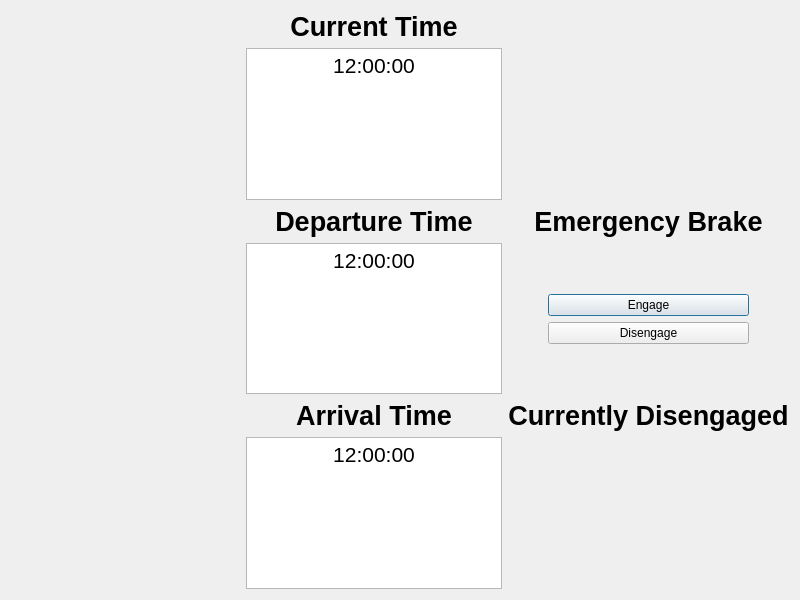
<?xml version="1.0" encoding="UTF-8"?>
<ui version="4.0">
 <class>Pasenger_UI</class>
 <widget class="QDialog" name="Pasenger_UI">
  <property name="geometry">
   <rect>
    <x>0</x>
    <y>0</y>
    <width>800</width>
    <height>600</height>
   </rect>
  </property>
  <property name="windowTitle">
   <string>Dialog</string>
  </property>
  <layout class="QGridLayout" name="gridLayout_2">
   <item row="0" column="0">
    <layout class="QGridLayout" name="gridLayout">
     <item row="1" column="2">
      <spacer name="horizontalSpacer_7">
       <property name="orientation">
        <enum>Qt::Horizontal</enum>
       </property>
       <property name="sizeHint" stdset="0">
        <size>
         <width>40</width>
         <height>20</height>
        </size>
       </property>
      </spacer>
     </item>
     <item row="0" column="1">
      <widget class="QLabel" name="currentTime_label">
       <property name="font">
        <font>
         <family>Arial</family>
         <pointsize>20</pointsize>
         <weight>75</weight>
         <bold>true</bold>
        </font>
       </property>
       <property name="text">
        <string>Current Time</string>
       </property>
       <property name="textFormat">
        <enum>Qt::RichText</enum>
       </property>
       <property name="scaledContents">
        <bool>false</bool>
       </property>
       <property name="alignment">
        <set>Qt::AlignCenter</set>
       </property>
      </widget>
     </item>
     <item row="5" column="2">
      <layout class="QGridLayout" name="emergencyBrake_grid">
       <item row="0" column="1">
        <spacer name="verticalSpacer">
         <property name="orientation">
          <enum>Qt::Vertical</enum>
         </property>
         <property name="sizeType">
          <enum>QSizePolicy::Expanding</enum>
         </property>
         <property name="sizeHint" stdset="0">
          <size>
           <width>20</width>
           <height>40</height>
          </size>
         </property>
        </spacer>
       </item>
       <item row="1" column="1">
        <widget class="QPushButton" name="engage_emergencyBrake_button">
         <property name="text">
          <string>Engage</string>
         </property>
        </widget>
       </item>
       <item row="3" column="1">
        <spacer name="verticalSpacer_2">
         <property name="orientation">
          <enum>Qt::Vertical</enum>
         </property>
         <property name="sizeHint" stdset="0">
          <size>
           <width>20</width>
           <height>40</height>
          </size>
         </property>
        </spacer>
       </item>
       <item row="1" column="0">
        <spacer name="horizontalSpacer">
         <property name="orientation">
          <enum>Qt::Horizontal</enum>
         </property>
         <property name="sizeType">
          <enum>QSizePolicy::Preferred</enum>
         </property>
         <property name="sizeHint" stdset="0">
          <size>
           <width>40</width>
           <height>20</height>
          </size>
         </property>
        </spacer>
       </item>
       <item row="2" column="1">
        <widget class="QPushButton" name="disengage_emergencyBrake_button">
         <property name="text">
          <string>Disengage</string>
         </property>
        </widget>
       </item>
       <item row="2" column="2">
        <spacer name="horizontalSpacer_2">
         <property name="orientation">
          <enum>Qt::Horizontal</enum>
         </property>
         <property name="sizeType">
          <enum>QSizePolicy::Preferred</enum>
         </property>
         <property name="sizeHint" stdset="0">
          <size>
           <width>40</width>
           <height>20</height>
          </size>
         </property>
        </spacer>
       </item>
      </layout>
     </item>
     <item row="8" column="2">
      <widget class="QLabel" name="emergencyBrake_status_label">
       <property name="font">
        <font>
         <family>Arial</family>
         <pointsize>20</pointsize>
         <weight>75</weight>
         <bold>true</bold>
        </font>
       </property>
       <property name="text">
        <string>Currently Disengaged</string>
       </property>
       <property name="textFormat">
        <enum>Qt::RichText</enum>
       </property>
       <property name="scaledContents">
        <bool>false</bool>
       </property>
       <property name="alignment">
        <set>Qt::AlignCenter</set>
       </property>
      </widget>
     </item>
     <item row="9" column="1">
      <widget class="QTextBrowser" name="arrivalTime_text">
       <property name="font">
        <font>
         <family>Arial</family>
         <pointsize>28</pointsize>
        </font>
       </property>
       <property name="verticalScrollBarPolicy">
        <enum>Qt::ScrollBarAlwaysOff</enum>
       </property>
       <property name="horizontalScrollBarPolicy">
        <enum>Qt::ScrollBarAlwaysOff</enum>
       </property>
       <property name="html">
        <string>&lt;!DOCTYPE HTML PUBLIC &quot;-//W3C//DTD HTML 4.0//EN&quot; &quot;http://www.w3.org/TR/REC-html40/strict.dtd&quot;&gt;
&lt;html&gt;&lt;head&gt;&lt;meta name=&quot;qrichtext&quot; content=&quot;1&quot; /&gt;&lt;style type=&quot;text/css&quot;&gt;
p, li { white-space: pre-wrap; }
&lt;/style&gt;&lt;/head&gt;&lt;body style=&quot; font-family:'Arial'; font-size:28pt; font-weight:400; font-style:normal;&quot;&gt;
&lt;p align=&quot;center&quot; style=&quot; margin-top:0px; margin-bottom:0px; margin-left:0px; margin-right:0px; -qt-block-indent:0; text-indent:0px;&quot;&gt;&lt;span style=&quot; font-family:'MS Shell Dlg 2'; font-size:16pt;&quot;&gt;12:00:00&lt;/span&gt;&lt;/p&gt;&lt;/body&gt;&lt;/html&gt;</string>
       </property>
      </widget>
     </item>
     <item row="1" column="0">
      <spacer name="horizontalSpacer_6">
       <property name="orientation">
        <enum>Qt::Horizontal</enum>
       </property>
       <property name="sizeHint" stdset="0">
        <size>
         <width>40</width>
         <height>20</height>
        </size>
       </property>
      </spacer>
     </item>
     <item row="3" column="1">
      <widget class="QLabel" name="departureTime_label">
       <property name="font">
        <font>
         <family>Arial</family>
         <pointsize>20</pointsize>
         <weight>75</weight>
         <bold>true</bold>
        </font>
       </property>
       <property name="text">
        <string>Departure Time</string>
       </property>
       <property name="scaledContents">
        <bool>false</bool>
       </property>
       <property name="alignment">
        <set>Qt::AlignCenter</set>
       </property>
      </widget>
     </item>
     <item row="5" column="1">
      <widget class="QTextBrowser" name="departureTime_text">
       <property name="font">
        <font>
         <family>Arial</family>
         <pointsize>28</pointsize>
        </font>
       </property>
       <property name="verticalScrollBarPolicy">
        <enum>Qt::ScrollBarAlwaysOff</enum>
       </property>
       <property name="horizontalScrollBarPolicy">
        <enum>Qt::ScrollBarAlwaysOff</enum>
       </property>
       <property name="html">
        <string>&lt;!DOCTYPE HTML PUBLIC &quot;-//W3C//DTD HTML 4.0//EN&quot; &quot;http://www.w3.org/TR/REC-html40/strict.dtd&quot;&gt;
&lt;html&gt;&lt;head&gt;&lt;meta name=&quot;qrichtext&quot; content=&quot;1&quot; /&gt;&lt;style type=&quot;text/css&quot;&gt;
p, li { white-space: pre-wrap; }
&lt;/style&gt;&lt;/head&gt;&lt;body style=&quot; font-family:'Arial'; font-size:28pt; font-weight:400; font-style:normal;&quot;&gt;
&lt;p align=&quot;center&quot; style=&quot; margin-top:0px; margin-bottom:0px; margin-left:0px; margin-right:0px; -qt-block-indent:0; text-indent:0px;&quot;&gt;&lt;span style=&quot; font-family:'MS Shell Dlg 2'; font-size:16pt;&quot;&gt;12:00:00&lt;/span&gt;&lt;/p&gt;&lt;/body&gt;&lt;/html&gt;</string>
       </property>
      </widget>
     </item>
     <item row="8" column="1">
      <widget class="QLabel" name="arrivalTime_label">
       <property name="font">
        <font>
         <family>Arial</family>
         <pointsize>20</pointsize>
         <weight>75</weight>
         <bold>true</bold>
        </font>
       </property>
       <property name="text">
        <string>Arrival Time</string>
       </property>
       <property name="textFormat">
        <enum>Qt::RichText</enum>
       </property>
       <property name="scaledContents">
        <bool>false</bool>
       </property>
       <property name="alignment">
        <set>Qt::AlignCenter</set>
       </property>
      </widget>
     </item>
     <item row="3" column="2">
      <widget class="QLabel" name="currentSpeed_label_4">
       <property name="font">
        <font>
         <family>Arial</family>
         <pointsize>20</pointsize>
         <weight>75</weight>
         <bold>true</bold>
        </font>
       </property>
       <property name="text">
        <string>Emergency Brake</string>
       </property>
       <property name="textFormat">
        <enum>Qt::RichText</enum>
       </property>
       <property name="scaledContents">
        <bool>false</bool>
       </property>
       <property name="alignment">
        <set>Qt::AlignCenter</set>
       </property>
      </widget>
     </item>
     <item row="1" column="1">
      <widget class="QTextBrowser" name="currentTime_text">
       <property name="enabled">
        <bool>true</bool>
       </property>
       <property name="sizePolicy">
        <sizepolicy hsizetype="Minimum" vsizetype="Minimum">
         <horstretch>0</horstretch>
         <verstretch>0</verstretch>
        </sizepolicy>
       </property>
       <property name="minimumSize">
        <size>
         <width>1</width>
         <height>1</height>
        </size>
       </property>
       <property name="font">
        <font>
         <family>Arial</family>
         <pointsize>28</pointsize>
        </font>
       </property>
       <property name="verticalScrollBarPolicy">
        <enum>Qt::ScrollBarAlwaysOff</enum>
       </property>
       <property name="horizontalScrollBarPolicy">
        <enum>Qt::ScrollBarAlwaysOff</enum>
       </property>
       <property name="html">
        <string>&lt;!DOCTYPE HTML PUBLIC &quot;-//W3C//DTD HTML 4.0//EN&quot; &quot;http://www.w3.org/TR/REC-html40/strict.dtd&quot;&gt;
&lt;html&gt;&lt;head&gt;&lt;meta name=&quot;qrichtext&quot; content=&quot;1&quot; /&gt;&lt;style type=&quot;text/css&quot;&gt;
p, li { white-space: pre-wrap; }
&lt;/style&gt;&lt;/head&gt;&lt;body style=&quot; font-family:'Arial'; font-size:28pt; font-weight:400; font-style:normal;&quot;&gt;
&lt;p align=&quot;center&quot; style=&quot; margin-top:0px; margin-bottom:0px; margin-left:0px; margin-right:0px; -qt-block-indent:0; text-indent:0px;&quot;&gt;&lt;span style=&quot; font-family:'MS Shell Dlg 2'; font-size:16pt;&quot;&gt;12:00:00&lt;/span&gt;&lt;/p&gt;&lt;/body&gt;&lt;/html&gt;</string>
       </property>
      </widget>
     </item>
     <item row="9" column="2">
      <layout class="QGridLayout" name="gridLayout_3"/>
     </item>
    </layout>
   </item>
  </layout>
 </widget>
 <resources/>
 <connections/>
</ui>
